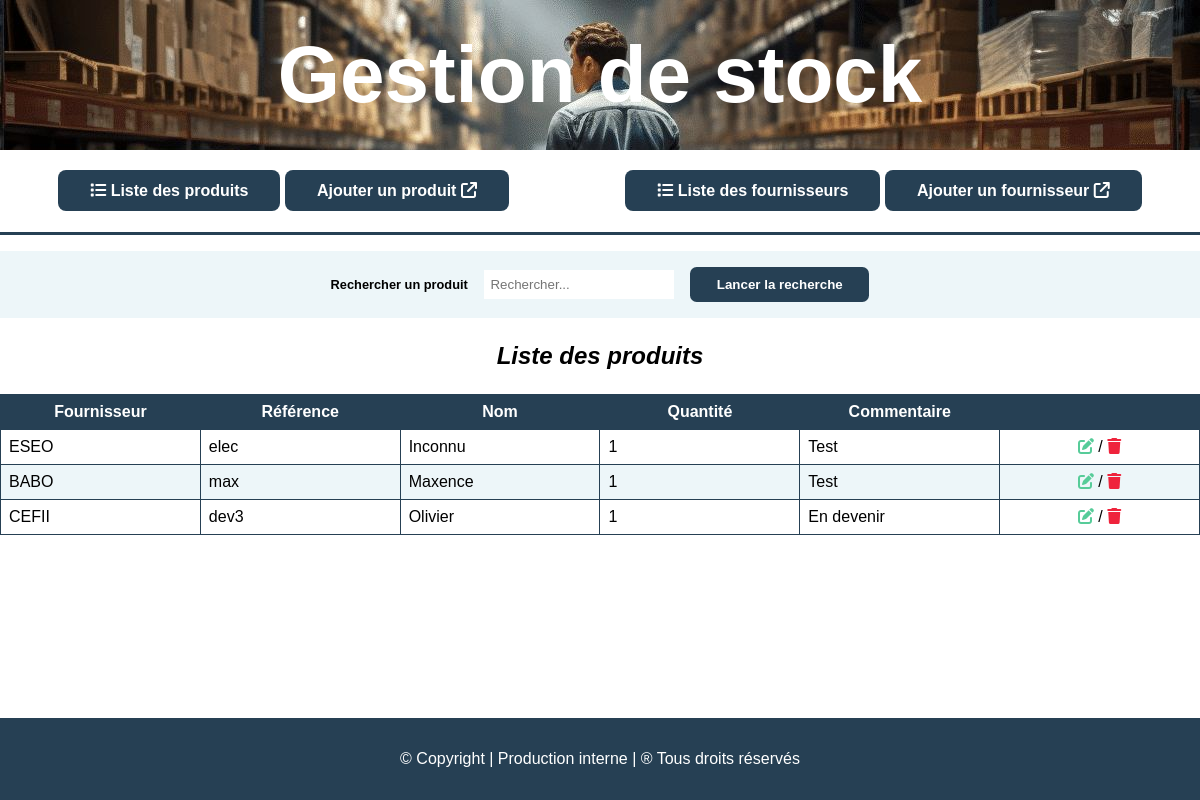
The page / on the database its author committed.
### tables this page shows
CREATE TABLE IF NOT EXISTS `produits` (
  `idproduit` int NOT NULL AUTO_INCREMENT,
  `idfournisseur` int NOT NULL,
  `reference` varchar(5) NOT NULL,
  `nom` varchar(45) NOT NULL,
  `quantite` int NOT NULL,
  `commentaire` varchar(45) NOT NULL,
  PRIMARY KEY (`idproduit`),
  KEY `idfournisseur` (`idfournisseur`)
);

CREATE TABLE IF NOT EXISTS `fournisseurs` (
  `idfournisseur` int NOT NULL AUTO_INCREMENT,
  `societe` varchar(45) NOT NULL,
  `adresse` varchar(45) NOT NULL,
  `cp` varchar(45) NOT NULL,
  `ville` varchar(45) NOT NULL,
  `commentaire` varchar(45) NOT NULL,
  PRIMARY KEY (`idfournisseur`)
);

### pages/liste_produit.php (the view)
<?php
$search = $_POST['search'] ?? null;
if ($search) {
    $search = "%" . $search . "%";
    $requete = $connexion->prepare("SELECT produits.idproduit, fournisseurs.societe, produits.reference, produits.nom, produits.quantite, produits.commentaire
        FROM produits INNER JOIN fournisseurs ON produits.idfournisseur=fournisseurs.idfournisseur
        WHERE fournisseurs.societe LIKE :search
        OR produits.nom LIKE :search
        OR produits.reference LIKE :search
        OR produits.reference LIKE :search
        OR produits.commentaire LIKE :search
        OR produits.commentaire LIKE :search
        ORDER BY produits.nom ASC");
    $requete->bindParam(':search', $search);
    $requete->execute();
    $produits = $requete->fetchall(PDO::FETCH_ASSOC);
    if (!$produits) {
        $produits[] = [
            'societe' => "Inconnu",
            'reference' => "...",
            'nom' => "...",
            'quantite' => "...",
            'commentaire' => "...",
            'idproduit' => null
        ];
    }
} else {
    $requete = $connexion->prepare("SELECT produits.idproduit, fournisseurs.societe, produits.reference, produits.nom, produits.quantite, produits.commentaire
        FROM produits INNER JOIN fournisseurs ON produits.idfournisseur=fournisseurs.idfournisseur ORDER BY produits.nom ASC");
    $requete->execute();
    $produits = $requete->fetchall(PDO::FETCH_ASSOC);
}
?>
<form class="recherche" method="post" action="#">
    <label for="search">Rechercher un produit</label>
    <input type="text" id="search" name="search" placeholder="Rechercher...">
    <input type="submit" value="Lancer la recherche">
</form>
<table>
    <caption>Liste des produits</caption>
    <tr>
        <th>Fournisseur</th>
        <th>Référence</th>
        <th>Nom</th>
        <th>Quantité</th>
        <th>Commentaire</th>
        <th></th>
    </tr>
    <?php
    foreach ($produits as $produit) {
    ?>
        <tr>
            <td><?php echo $produit['societe']; ?></td>
            <td><?php echo $produit['reference']; ?></td>
            <td><?php echo $produit['nom']; ?></td>
            <td><?php echo $produit['quantite']; ?></td>
            <td><?php echo $produit['commentaire']; ?></td>
            <td class="derniereColonne">
                <a href="index.php?page=formulaireProduit&idproduit=<?php echo $produit['idproduit']; ?>"><i class='fa-solid fa-pen-to-square'></i></a> /
                <a href="index.php?page=deleteProduit&idproduit=<?php echo $produit['idproduit']; ?>"><i class='fa-solid fa-trash'></i></a>
            </td>
        </tr>
    <?php
    }
    ?>
</table>

### styles/style.css (style rules this page uses)
html, body { height: 100%; margin: 0; }
.recherche { display: flex; justify-content: center; align-items: center; gap: 1em; margin-top: 1em; }
.recherche label { margin:0; }
.recherche input[type="submit"] { margin: 0; }
caption { margin: 1em 0; font-size: 1.5em; font-weight: bold; font-style: italic; }
table { width: 100%; border-collapse: collapse; table-layout: fixed; }
th, td { padding: 0.5em; border: 1px solid #264054; }
th { background-color:#264054; color: #FFFFFF; }
tr:nth-child(odd) { background-color: #edf6f9; }
.derniereColonne { text-align: center; text-decoration: none; }
.fa-pen-to-square { color: #57cc99; }
.fa-trash { color: #ef233c; }
form { padding: 1em 0em; background-color: #edf6f9; }
label { margin-bottom: 0.5em; font-size: 0.8em; font-weight: bold; }
input, select, textarea { border: none; padding: 0.5em; }
input[type="submit"] { display: flex; margin: auto; border-radius: 0.5em; padding: 0.75em 2em; margin-top: 1em; background-color: #264054; color:#FFFFFF; font-weight: bold; cursor: pointer; }

### rows shown on the page
produits: idfournisseur.societe "ESEO", reference "elec", nom "Inconnu", quantite "1", commentaire "Test"
produits: idfournisseur.societe "BABO", reference "max", nom "Maxence", quantite "1", commentaire "Test"
produits: idfournisseur.societe "CEFII", reference "dev3", nom "Olivier", quantite "1", commentaire "En devenir"
